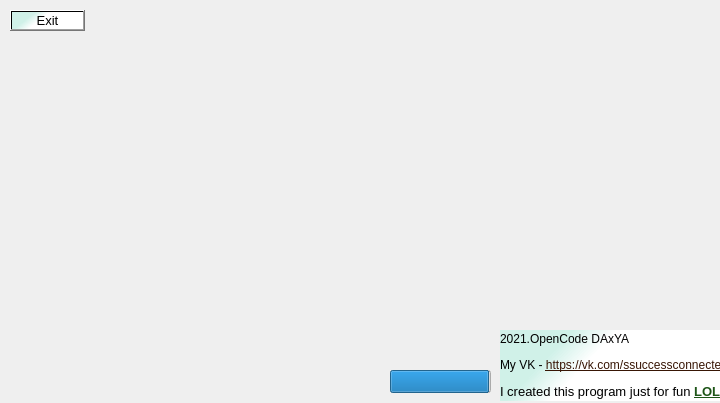
<?xml version="1.0" encoding="UTF-8"?>
<ui version="4.0">
 <class>MainWindow</class>
 <widget class="QMainWindow" name="MainWindow">
  <property name="geometry">
   <rect>
    <x>0</x>
    <y>0</y>
    <width>720</width>
    <height>403</height>
   </rect>
  </property>
  <property name="windowTitle">
   <string>MainWindow</string>
  </property>
  <widget class="QWidget" name="centralwidget">
   <widget class="QLabel" name="label">
    <property name="geometry">
     <rect>
      <x>0</x>
      <y>-330</y>
      <width>2051</width>
      <height>1061</height>
     </rect>
    </property>
    <property name="text">
     <string/>
    </property>
    <property name="pixmap">
     <pixmap>img.png</pixmap>
    </property>
   </widget>
   <widget class="QPushButton" name="pushButton">
    <property name="geometry">
     <rect>
      <x>10</x>
      <y>10</y>
      <width>75</width>
      <height>21</height>
     </rect>
    </property>
    <property name="font">
     <font>
      <family>Nirmala UI</family>
      <pointsize>10</pointsize>
      <weight>50</weight>
      <italic>false</italic>
      <bold>false</bold>
     </font>
    </property>
    <property name="styleSheet">
     <string notr="true">background-color: qlineargradient(spread:pad, x1:0, y1:0.699, x2:1, y2:1, stop:0.113636 rgba(42, 252, 199, 39), stop:0.295455 rgba(255, 255, 255, 255));</string>
    </property>
    <property name="text">
     <string>Exit</string>
    </property>
   </widget>
   <widget class="QLabel" name="label_2">
    <property name="geometry">
     <rect>
      <x>500</x>
      <y>330</y>
      <width>221</width>
      <height>71</height>
     </rect>
    </property>
    <property name="styleSheet">
     <string notr="true">background-color: qlineargradient(spread:pad, x1:0, y1:0.699, x2:1, y2:1, stop:0.113636 rgba(42, 252, 199, 39), stop:0.295455 rgba(255, 255, 255, 255));</string>
    </property>
    <property name="text">
     <string>&lt;html&gt;&lt;head/&gt;&lt;body&gt;&lt;p&gt;2021.OpenCode DAxYA&lt;/p&gt;&lt;p&gt;My VK - &lt;span style=&quot; text-decoration: underline; color:#381605;&quot;&gt;https://vk.com/ssuccessconnected&lt;/span&gt;&lt;/p&gt;&lt;p&gt;&lt;a name=&quot;f11jnc6b-NjfiRgp&quot;/&gt;&lt;span style=&quot; font-family:'Arial,Helvetica,sans-serif'; font-size:13px; color:#000000;&quot;&gt;I&lt;/span&gt;&lt;span style=&quot; font-family:'Arial,Helvetica,sans-serif'; font-size:13px; color:#000000;&quot;&gt; created this program just for fun &lt;/span&gt;&lt;span style=&quot; font-family:'Arial,Helvetica,sans-serif'; font-size:13px; font-weight:600; text-decoration: underline; color:#1e5518;&quot;&gt;LOL&lt;/span&gt;&lt;/p&gt;&lt;ul style=&quot;margin-top: 0px; margin-bottom: 0px; margin-left: 0px; margin-right: 0px; -qt-list-indent: 1;&quot;</string>
    </property>
   </widget>
   <widget class="QLabel" name="label_3">
    <property name="geometry">
     <rect>
      <x>600</x>
      <y>250</y>
      <width>221</width>
      <height>111</height>
     </rect>
    </property>
    <property name="text">
     <string/>
    </property>
    <property name="pixmap">
     <pixmap>pikapika.png</pixmap>
    </property>
   </widget>
   <widget class="QProgressBar" name="progressBar">
    <property name="geometry">
     <rect>
      <x>390</x>
      <y>370</y>
      <width>101</width>
      <height>23</height>
     </rect>
    </property>
    <property name="autoFillBackground">
     <bool>false</bool>
    </property>
    <property name="value">
     <number>99</number>
    </property>
    <property name="textVisible">
     <bool>false</bool>
    </property>
   </widget>
  </widget>
 </widget>
 <resources/>
 <connections/>
</ui>
